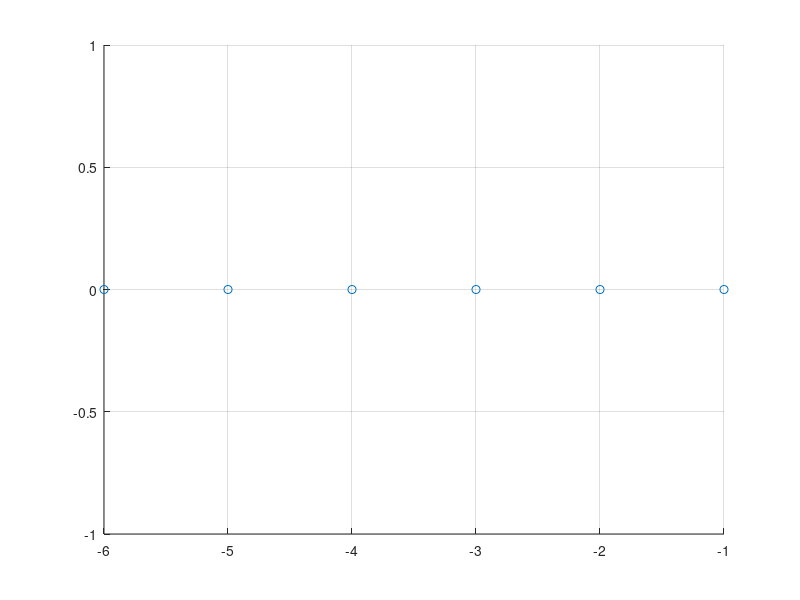

This chart was generated by the following MATLAB code: (Note: this script raises an error after producing the figure.)
%% Setup Sigma
n = 6; refew = -n:-1;
A = diag(refew); B = (1:n)'; C = 1:n;
figure(1); scatter(real(refew),imag(refew)); grid;

%% Set Data Matrix Sizes
K = n; % half of the number of moments to use in data matrix construction

%% ERA
sigma = Inf; % interpolation point
% construct first 2*K unprobed Markov Parameters
M = Numerics.sploewner.build_exact_moments(sigma,A,B,C,2*K);
% build base and shifted data matrices
[Db,Ds] = Numerics.sploewner.build_sploewner(sigma,M,M,M,K);
% check eigenvalues of (regular) pencil (Ds,Db) vs eigenvalues of A
ew = realize_inorder(Db,Ds); ERA_err = norm(ew-diag(A))

%% SPLoewner -- finite shift/generalized moments
sigma = 1+1i;
M = Numerics.sploewner.build_exact_moments(sigma,A,B,C,2*K);
[Db,Ds] = Numerics.sploewner.build_sploewner(sigma,M,M,M,K);
norm(eig(Ds,Db)-diag(A))

%% realize system on a grid of shifts &
N = 321; x = linspace(-10,5,N); y = linspace(-7.5,7.5,N); [X,Y] = meshgrid(x,y); G = X + 1i*Y;
SPLoewner_err = zeros(N,N);
parfor i=1:N
    for j=1:N
        sigma = G(i,j);
        M = Numerics.sploewner.build_exact_moments(sigma,A,B,C,2*K);
        [Db,Ds] = Numerics.sploewner.build_sploewner(sigma,M,M,M,K);
        ew = realize_inorder(Db,Ds); SPLoewner_err(i,j) = norm(ew-diag(A));
    end
end

%% Plot Heatmap of the Ratio between ERA and SPLoewner
figure(1);
ls_eravspl = log10(SPLoewner_err./ERA_err);
h = heatmap(x,y,ls_eravspl); clim([-1 1]); colormap(redblue(5000));
h.YDisplayData=flip(h.YDisplayData);
% make better labels
CustomXLabels = string(x); CustomYLabels = string(flip(y));
CustomXLabels(mod(x,1) ~= 0) = " "; CustomYLabels(mod(y,0.5) ~= 0) = " ";
h.XDisplayLabels = CustomXLabels; h.YDisplayLabels = CustomYLabels;
set(get(gca,'xlabel'),'rotation',90)
grid off;

%% singular value decay of ERA and SPLoewner Db
figure(2); tiledlayout(1,2); nexttile;
sigma = Inf;
M = Numerics.sploewner.build_exact_moments(sigma,A,B,C,2*K);
[Db,~] = Numerics.sploewner.build_sploewner(sigma,M,M,M,K);
Sigma = svd(Db); Sigma = Sigma / Sigma(1);
plot(1:n,Sigma); yscale("log"); xlim([1,n]);
title("sigma = Inf");

nexttile();
[bsn,bsidx] = min(ls_eravspl,[],"all"); sigma = G(bsidx);
M = Numerics.sploewner.build_exact_moments(sigma,A,B,C,2*K);
[Db,~] = Numerics.sploewner.build_sploewner(sigma,M,M,M,K);
Sigma = svd(Db); Sigma = Sigma / Sigma(1);
plot(1:n,Sigma); yscale("log"); xlim([1,n]);
title(sprintf("sigma = %.2f+%.2fim",real(sigma),imag(sigma)));
%
fprintf("ERA Error: %e vs Best SPLoewner Error %e\n",ERA_err,SPLoewner_err(bsidx))